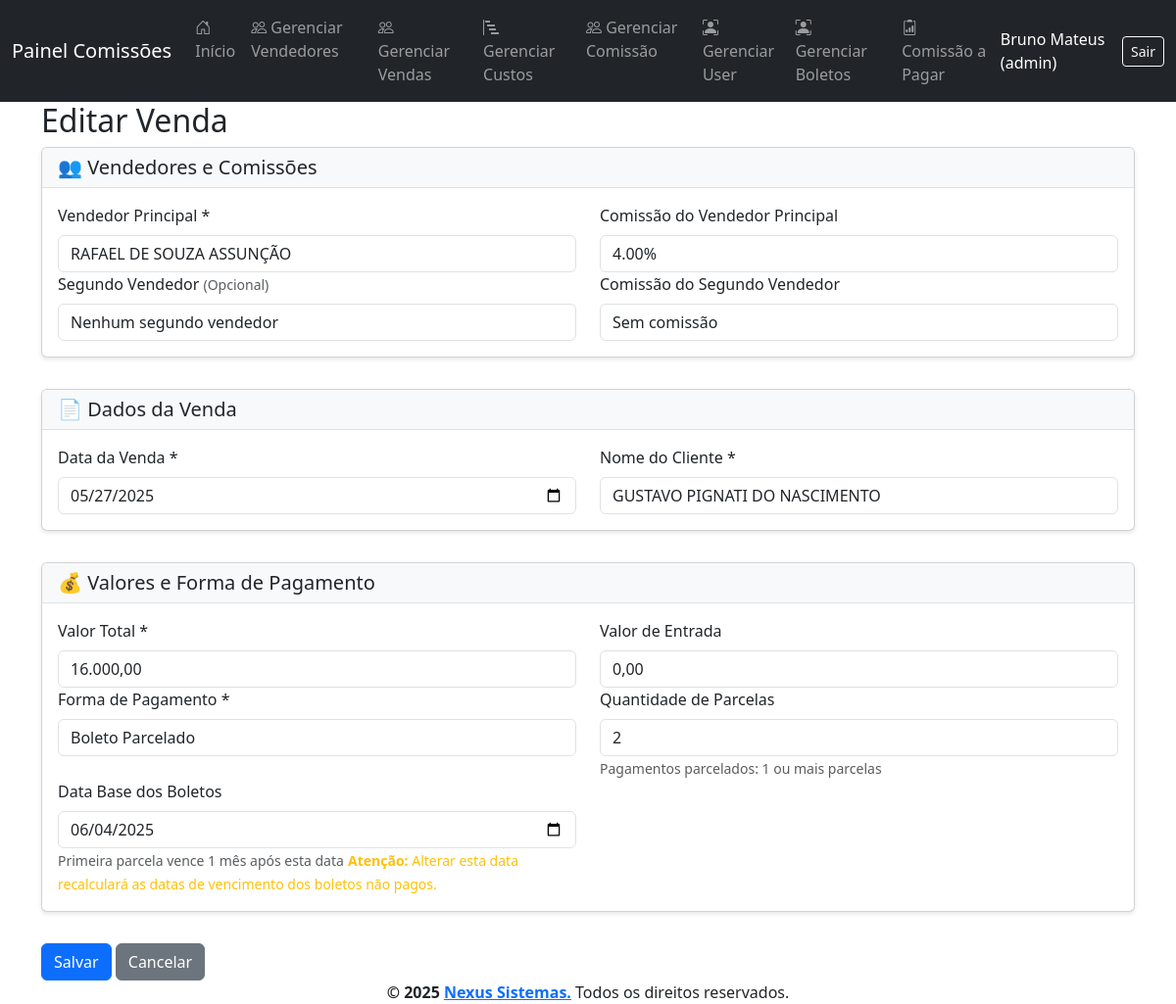
The app's page /pages/vendas_form.php?id=195 (signed in) with its own data.
### tables this page shows
CREATE TABLE `vendas` (
  `id_venda` int(11) NOT NULL,
  `id_vendedor` int(11) DEFAULT NULL,
  `id_vendedor2` int(11) DEFAULT NULL,
  `id_comissao` int(11) DEFAULT NULL,
  `id_comissao2` int(11) DEFAULT NULL,
  `dt_venda` date DEFAULT NULL,
  `cliente` varchar(100) DEFAULT NULL,
  `vlr_total` decimal(10,2) DEFAULT NULL,
  `vlr_entrada` decimal(10,2) DEFAULT NULL,
  `forma_pg` varchar(50) DEFAULT NULL,
  `qtd_parcelas` int(11) DEFAULT NULL,
  `dt_boletos` date DEFAULT NULL
);

CREATE TABLE `vendedores` (
  `id_vendedor` int(11) NOT NULL,
  `nome` varchar(100) NOT NULL,
  `celular` varchar(20) DEFAULT NULL,
  `tipochave` varchar(20) DEFAULT NULL,
  `chave` varchar(100) DEFAULT NULL,
  `STATUS` tinyint(1) NOT NULL DEFAULT 1
);

CREATE TABLE `comissao` (
  `id_comissao` int(11) NOT NULL,
  `valor` decimal(5,2) NOT NULL
);

### pages/vendas_form.php (the view, shortened to what this page needs)
<?php
require_once '../config/config.php';
$novaVenda = false;
$venda = [
    'id_venda' => '',
    'id_vendedor' => '',
    'id_vendedor2' => '',
    'id_comissao' => '',
    'id_comissao2' => '',
    'dt_venda' => date('Y-m-d'),
    'cliente' => '',
    'vlr_total' => '',
    'vlr_entrada' => '',
    'forma_pg' => '',
    'qtd_parcelas' => '1',
    'dt_boletos' => ''
];
$stmtVendedores = $pdo->prepare("SELECT id_vendedor, nome FROM vendedores WHERE STATUS = 1 ORDER BY nome");
$stmtVendedores->execute();
$vendedores = $stmtVendedores->fetchAll();
$stmtComissoes = $pdo->prepare("SELECT id_comissao, valor FROM comissao ORDER BY valor");
$stmtComissoes->execute();
$comissoes = $stmtComissoes->fetchAll();
if (isset($_GET['id']) && is_numeric($_GET['id'])) {
    $id = (int) $_GET['id'];
    $stmt = $pdo->prepare("SELECT * FROM vendas WHERE id_venda = ?");
    $stmt->execute([$id]);
    $vendaExistente = $stmt->fetch();
    if ($vendaExistente) {
        $venda = $vendaExistente;
        $venda['dt_venda'] = date('Y-m-d', strtotime($venda['dt_venda']));
        if ($venda['dt_boletos']) {
            $venda['dt_boletos'] = date('Y-m-d', strtotime($venda['dt_boletos']));
        }
    } else {
        $erro = 'Venda não encontrada.';
    }
}
require_once '../views/header.php';
?>
<div class="container">
    <h2><?= empty($venda['id_venda']) && !$novaVenda ? 'Nova Venda' : ($novaVenda ? 'Nova Venda' : 'Editar Venda') ?></h2>
    <form method="post" class="row g-3" id="vendaForm">
        <div class="col-12">
            <div class="card">
                <div class="card-header">
                    <h5 class="mb-0">👥 Vendedores e Comissões</h5>
                </div>
                <div class="card-body">
                    <div class="row">
                        <div class="col-md-6">
                            <label for="id_vendedor" class="form-label">Vendedor Principal *</label>
                            <select name="id_vendedor" id="id_vendedor" class="form-control" required>
                                <?php foreach ($vendedores as $vendedor): ?>
                                    <option value="<?= $vendedor['id_vendedor'] ?>"
                                            <?= $venda['id_vendedor'] == $vendedor['id_vendedor'] ? 'selected' : '' ?>>
                                        <?= htmlspecialchars($vendedor['nome']) ?>
                                    </option>
                                <?php endforeach; ?>
                            </select>
                        </div>
                        <div class="col-md-6">
                            <label for="id_comissao" class="form-label">Comissão do Vendedor Principal</label>
                            <select name="id_comissao" id="id_comissao" class="form-control">
                                <?php foreach ($comissoes as $comissao): ?>
                                    <option value="<?= $comissao['id_comissao'] ?>"
                                            <?= $venda['id_comissao'] == $comissao['id_comissao'] ? 'selected' : '' ?>>
                                        <?= $comissao['valor'] ?>%
                                    </option>
                                <?php endforeach; ?>
                            </select>
                        </div>
                        <div class="col-md-6">
                            <label for="id_vendedor2" class="form-label">Segundo Vendedor <small class="text-muted">(Opcional)</small></label>
                            <select name="id_vendedor2" id="id_vendedor2" class="form-control">
                                <option value="">Nenhum segundo vendedor</option>
                            </select>
                        </div>
                        <div class="col-md-6">
                            <label for="id_comissao2" class="form-label">Comissão do Segundo Vendedor</label>
                            <select name="id_comissao2" id="id_comissao2" class="form-control">
                                <option value="">Sem comissão</option>
                            </select>
                        </div>
                    </div>
                </div>
            </div>
        </div>
        <div class="col-12">
            <div class="card">
                <div class="card-header">
                    <h5 class="mb-0">📄 Dados da Venda</h5>
                </div>
                <div class="card-body">
                    <div class="row">
                        <div class="col-md-6">
                            <label for="dt_venda" class="form-label">Data da Venda *</label>
                            <input type="date" name="dt_venda" id="dt_venda" class="form-control"
                                   value="<?= htmlspecialchars($venda['dt_venda']) ?>" required>
                        </div>
                        <div class="col-md-6">
                            <label for="cliente" class="form-label">Nome do Cliente *</label>
                            <input type="text" name="cliente" id="cliente" class="form-control"
                                   value="<?= htmlspecialchars($venda['cliente']) ?>" required maxlength="100"
                                   oninput="this.value = this.value.toUpperCase();">
                        </div>
                    </div>
                </div>
            </div>
        </div>
        <div class="col-12">
            <div class="card">
                <div class="card-header">
                    <h5 class="mb-0">💰 Valores e Forma de Pagamento</h5>
                </div>
                <div class="card-body">
                    <div class="row">
                        <div class="col-md-6">
                            <label for="vlr_total" class="form-label">Valor Total *</label>
                            <input type="text" name="vlr_total" id="vlr_total" class="form-control money"
                                   value="<?= $venda['vlr_total'] ? number_format($venda['vlr_total'], 2, ',', '.') : '' ?>" required>
                        </div>
                        <div class="col-md-6">
                            <label for="vlr_entrada" class="form-label">Valor de Entrada</label>
                            <input type="text" name="vlr_entrada" id="vlr_entrada" class="form-control money"
                                   value="<?= $venda['vlr_entrada'] ? number_format($venda['vlr_entrada'], 2, ',', '.') : '0,00' ?>">
                        </div>
                        <div class="col-md-6">
                            <label for="forma_pg" class="form-label">Forma de Pagamento *</label>
                            <select name="forma_pg" id="forma_pg" class="form-control" required>
                                <option value="Parcelado" <?= $venda['forma_pg'] === 'Parcelado' ? 'selected' : '' ?>>Boleto Parcelado</option>
                            </select>
                        </div>
                        <div class="col-md-6">
                            <label for="qtd_parcelas" class="form-label">Quantidade de Parcelas</label>
                            <input type="number" name="qtd_parcelas" id="qtd_parcelas" class="form-control"
                                   value="<?= htmlspecialchars($venda['qtd_parcelas']) ?>" min="0" max="36">
                            <small class="form-text text-muted" id="parcelasHelp">
                            </small>
                        </div>
                        <div class="col-md-6" id="dt_boletos_div" style="display: none;">
                            <label for="dt_boletos" class="form-label">Data Base dos Boletos</label>
                            <input type="date" name="dt_boletos" id="dt_boletos" class="form-control"
                                   value="<?= htmlspecialchars($venda['dt_boletos']) ?>">
                            <small class="form-text text-muted">Primeira parcela vence 1 mês após esta data</small>
                            <?php if (!empty($venda['id_venda']) && in_array($venda['forma_pg'], ['Parcelado', 'Cartão de Crédito', 'Permuta Parcelado'])): ?>
                                <small class="form-text text-warning"><strong>Atenção:</strong> Alterar esta data recalculará as datas de vencimento dos boletos não pagos.</small>
                            <?php endif; ?>
                        </div>
                    </div>
                </div>
            </div>
        </div>
        <div class="col-12">
            <button type="submit" class="btn btn-primary">Salvar</button>
            <a href="vendas_list.php" class="btn btn-secondary">Cancelar</a>
        </div>
    </form>
</div>
<?php require_once '../views/footer.php'; ?>

### pages/vendas_form.php (style rules this page uses)
.card { margin-bottom: 1rem; box-shadow: 0 2px 4px rgba(0,0,0,0.1); }
.card-header { background-color: #f8f9fa; border-bottom: 1px solid #dee2e6; }

### records on screen
vendas: id_vendedor "RAFAEL DE SOUZA ASSUNÇÃO", id_comissao "4.00%", dt_venda "05/27/2025", cliente "GUSTAVO PIGNATI DO NASCIMENTO", vlr_total "16.000,00", vlr_entrada "0,00", forma_pg "Boleto Parcelado", qtd_parcelas "2", dt_boletos "06/04/2025"

### other values on screen
$_SESSION['usuario_nome'] "Bruno Mateus"
$tipo_usuario "admin"
